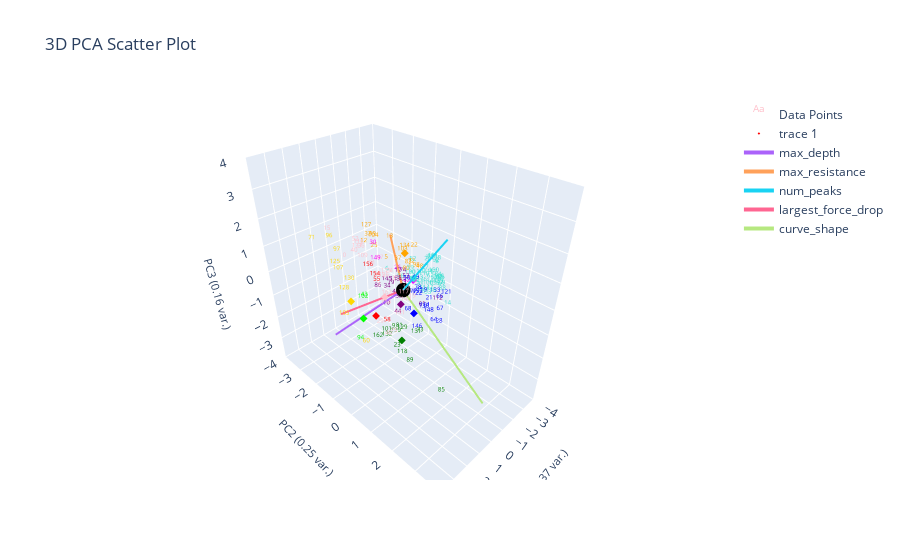

Here is the notebook cell this chart was saved with:
### Markdown cell above
# Plot Un-corrected Labeling

### Code cell
plotting.plot_clusters_seperately(pseudo_labeled_data[f'pseudo_{ylabel_name}_nums'],
                                  curve_data, ylabel_name, cluster_category_names=list(ylabel_to_cluster_num.keys()),
                                  pseudo_corrections=marions_labeled_data)
plotting.plot_clusters_seperately(pseudo_labeled_data[f'pseudo_{ylabel_name}_nums'],
                                  curve_data, ylabel_name, cluster_category_names=list(ylabel_to_cluster_num.keys()),)
plotting.plot_clusters_seperately(pseudo_labeled_data[f'pseudo_{ylabel_name}_nums'],
                                  curve_data, ylabel_name, cluster_category_names=list(ylabel_to_cluster_num.keys()),
                                  bold_idxs=marions_labeled_data.index)
plotting.plot_pca(pseudo_labeled_data, pseudo_labeled_data[f'pseudo_{ylabel_name}_nums'], graph_title="Clustering Un-corrected Pseudo Labeled Data", num_pc=3, ylabel_name=ylabel_name, centroids=label_centroids)

### Figure 1 — Plotly figure (JSON) as saved in the notebook; plotly's stock layout.template omitted (floating-point values rounded to 4 significant figures; data arrays with more than 128 entries replaced by an {"elided": "..."} marker saying what was removed)
{"data": [{"mode": "text", "name": "Data Points", "text": {"elided": "164 str values"}, "textfont": {"color": {"elided": "164 str values"}, "size": 6}, "type": "scatter3d", "x": {"elided": "164 float values"}, "y": {"elided": "164 float values"}, "z": {"elided": "164 float values"}}, {"marker": {"color": ["red", "gold", "blue", "green", "purple", "pink", "turquoise", "orange", "lime", "magenta"], "size": 2, "symbol": "diamond"}, "mode": "markers", "type": "scatter3d", "x": [1.879, 2.539, 0.04049, 1.359, 0.3712, 0.9909, -0.9999, -1.266, 2.405, -1.047], "y": [-0.02287, -0.7014, 0.5201, 0.7877, 0.1306, -0.2027, -0.1248, -0.7052, -0.2424, -0.1752], "z": [-0.4176, 0.007911, -0.6546, -1.136, -0.3845, -0.06114, 0.09753, 0.7524, -0.4615, -0.004978]}, {"marker": {"color": "black", "size": 5}, "mode": "markers", "name": "Origin", "showlegend": false, "type": "scatter3d", "x": [0], "y": [0], "z": [0]}, {"line": {"width": 4}, "mode": "lines+text", "name": "max_depth", "textposition": "top center", "type": "scatter3d", "x": [0, 2.99], "y": [0, -1.32], "z": [0, -1.575]}, {"line": {"width": 4}, "mode": "lines+text", "name": "max_resistance", "textposition": "top center", "type": "scatter3d", "x": [0, -2.486], "y": [0, -2.201], "z": [0, 0.5849]}, {"line": {"width": 4}, "mode": "lines+text", "name": "num_peaks", "textposition": "top center", "type": "scatter3d", "x": [0, 1.726], "y": [0, 2.551], "z": [0, 3.292]}, {"line": {"width": 4}, "mode": "lines+text", "name": "largest_force_drop", "textposition": "top center", "type": "scatter3d", "x": [0, 2.495], "y": [0, -1.331], "z": [0, -0.8749]}, {"line": {"width": 4}, "mode": "lines+text", "name": "curve_shape", "textposition": "top center", "type": "scatter3d", "x": [0, -0.8194], "y": [0, 3.183], "z": [0, -3.252]}], "layout": {"autosize": true, "scene": {"xaxis": {"range": [-4, 4], "title": {"font": {"size": 11}, "text": "PC1 (0.37 var.)"}}, "yaxis": {"range": [-4, 4], "title": {"font": {"size": 11}, "text": "PC2 (0.25 var.)"}}, "zaxis": {"range": [-4, 4], "title": {"font": {"size": 11}, "text": "PC3 (0.16 var.)"}}}, "title": {"text": "3D PCA Scatter Plot"}}}
